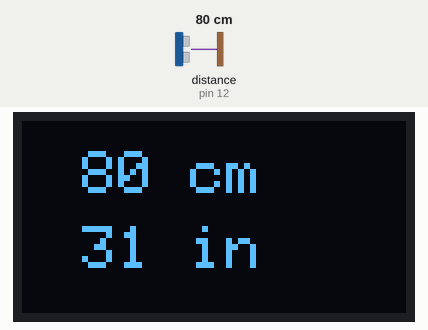
Bench run of a sketch on a simulated Arduino Uno, built with avr-gcc and run on an emulated ATmega328P. Shown: 128×64 one-colour display. The test bench sets the inputs (shaded band); at power-on: distance to the obstacle (sensor on pin 12) 80 cm. The echo pulse lasts 58.3 µs per cm; what the sketch prints to the serial monitor is not drawn.

Above: at 4.2 s.
4.3 s: distance to the obstacle (sensor on pin 12) set to 2 cm
At 6.2 s:
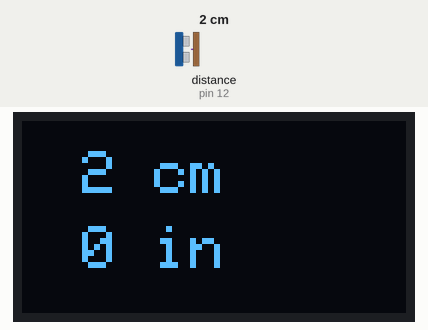
7.6 s: distance to the obstacle (sensor on pin 12) set to 4 cm
At 8.9 s:
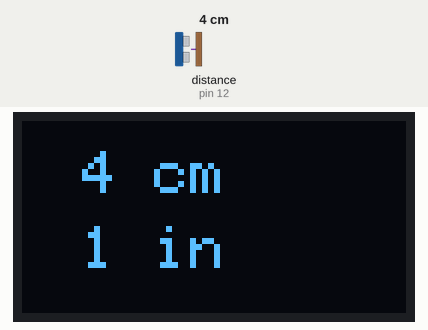
10.9 s: distance to the obstacle (sensor on pin 12) set to 9 cm
At 14.5 s:
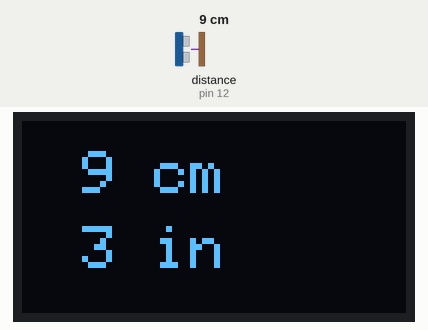
Timing chart, 0 to 16.0 s (numbered marks = the images above; inputs shaded):
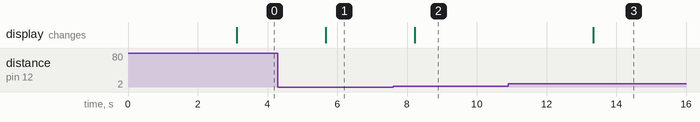

Measured:
- after the input at 4.3 s, the display: changes after 1.4 s (image 1)
- after the input at 7.6 s, the display: changes after 0.63 s (image 2)
- after the input at 10.9 s, the display: changes after 2.4 s (image 3)

The sketch:

OLED_Ultrasonic.ino
```cpp
#include <Wire.h>
#include <Adafruit_GFX.h>
#include <Adafruit_SSD1306.h>
#include <SR04.h>

#define SCREEN_WIDTH 128 // OLED display width, in pixels
#define SCREEN_HEIGHT 64 // OLED display height, in pixels
#define OLED_RESET     4 // Reset pin # (or -1 if sharing Arduino reset pin
Adafruit_SSD1306 display(SCREEN_WIDTH, SCREEN_HEIGHT, &Wire, OLED_RESET);

#define TRIG_PIN 12
#define ECHO_PIN 11
SR04 sr04 = SR04(ECHO_PIN,TRIG_PIN);
long a;

void show() { // Often used sequence - Function to simplify code
  display.display(); delay(2000); display.fillScreen(SSD1306_BLACK);
}

void setup() {
   Serial.begin(9600);
   if(!display.begin(SSD1306_SWITCHCAPVCC, 0x3C)) { // Old Address 0x3D for 128x64
    Serial.println(F("SSD1306 allocation failed"));
    for(;;); // Don't proceed, loop forever
   }
   // Title screen
   display.clearDisplay();
   display.setTextSize(2);
   display.setTextColor(SSD1306_WHITE);   // Draw white text
   display.setCursor(20,10);
   display.setTextSize(2);                // Medium
   display.println("Welcome");
   show();
   display.setTextSize(1);
   delay(1000);
}

void loop() {
   a=sr04.Distance();
   String dis= String(a) + " cm";
   int dist=a/2.54;
   String dis2= String(dist) + " in";

   Serial.begin(9600);
   display.clearDisplay();
   display.setTextSize(2);
   display.setTextColor(SSD1306_WHITE);   // Draw white text
   display.setCursor(20,10);
   display.setTextSize(2);                // Medium
   display.println(dis);
   display.setCursor(20,35);
   display.setTextSize(2);
   display.println(dis2);
   show();
   Serial.print(a);
   Serial.println("cm");
   delay(500);

}
```
